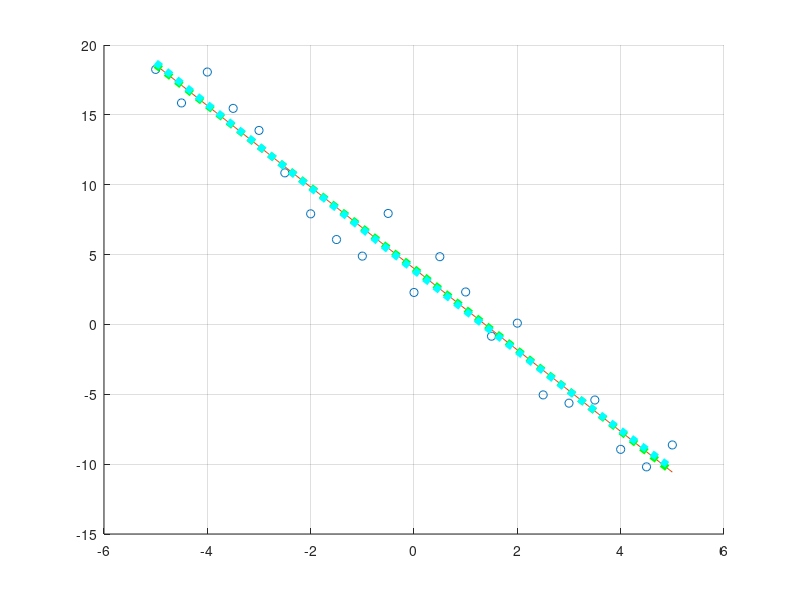

Reproduce this figure in MATLAB.
% ME3001, TNTech, Tristan Hill, October 29, 2024
% Curve fitting with Linear Regression 
% this program will
% 1) generate dataset with random noise
% 2) find best fit using 'linear least sqaures regression' from eqs in notes
% 3) find best fit using LSR with MATLAB polyfit()
clear; clc; close all

% step 1) - generate dataset
m=-3; b=1.5;
error_scale=5;

xdata=-5:.5:5;
n=length(xdata);
ydata=m*xdata+b+rand(1,n)*error_scale;

figure(1); hold on
plot(xdata,ydata,'o')
grid on

% step 2) - fit line with LSR equations
a1=(n*sum(xdata.*ydata)-sum(xdata)*sum(ydata))/...
    (n*sum(xdata.^2)-sum(xdata.^2))
a0=sum(ydata)/n

% compare with equations from ME3023
a1=(sum(xdata)*sum(ydata)-n*sum(xdata.*ydata))/...
    (sum(xdata)^2-n*sum(xdata.^2))
a0=(sum(xdata)*sum(xdata.*ydata)-sum(xdata.^2)*sum(ydata))/...
    (sum(xdata)^2-n*sum(xdata.^2))

xfit=-5:.1:5;
yfit=a1*xfit+a0;

plot(xfit,yfit,'-')

% step 3) - fit line with LSR in MATLAB
A=polyfit(xdata,ydata,1) % get second the coefficients

pfit=A(2)+A(1)*xfit;  % calculate points on curve
plot(xfit,pfit,':g','LineWidth',5)

% perform cubic regression in MATLAB
% y=a3x^3+a2x^2+a1x+a0
A=polyfit(xdata,ydata,3) 

pfit=A(4)+A(3)*xfit+A(2)*xfit.^2+A(1)*xfit.^3;
plot(xfit,pfit,':c','LineWidth',5)
